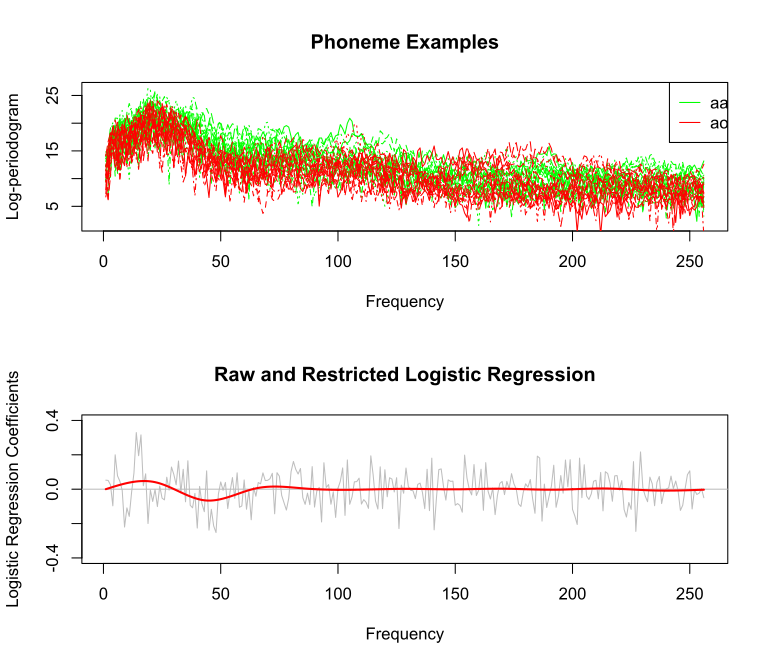

The script that drew this image:
# Phoneme Recognition
# In this example we use splines to reduce flexibility rather than increase it
# functional modeling

# preprocess the data
setwd("/Users/fanfan/github/Elements of Statistical Learning code/chapter5/")
Data <- read.csv("phoneme.data.txt")
Data <- Data[,-c(1,dim(Data)[2])]
Data = Data[(Data[,"g"] == "aa")+(Data[,"g"] == "ao") == 1,]
library(splines)
set.seed(100)

opar <- par(mfrow = c(2,1))
# plot
matplot(t(as.matrix(Data[Data[,"g"] == "aa",1:256][sample(1:695,15),])), type = "l", col = "green", main = "Phoneme Examples",
	xlab = "Frequency", ylab = "Log-periodogram")
matlines(t(as.matrix(Data[Data[,"g"] == "ao",1:256][sample(1:1022,15),])), type = "l", col = 'red')
legend('topright',c("aa", "ao"), col = c("green", "red"), lty = 1)

# Raw Logistic Regression
rawfit <- glm(g~., data = Data, family = "binomial")
rawcoef <- coef(summary(rawfit))[-1, 1]
plot(rawcoef, main = "Raw and Restricted Logistic Regression", xlab = "Frequency", ylab = "Logistic Regression Coefficients", 
	type = "l", col = "grey", ylim = c(-.4,0.4))
abline(h = 0, col = "grey")
# Restricted Logistic Regression
H <- ns(1:256, df = 12)
X <- as.matrix(Data[,1:256])
Xstar <- X%*%H
resfit <- glm(Data[,"g"] ~ Xstar, family = "binomial")
rescoef <- coef(summary(resfit))[-1,1]
rescoef <- H%*%(as.matrix(rescoef))
lines(rescoef, col = "red", type = "l", lwd = 2)
